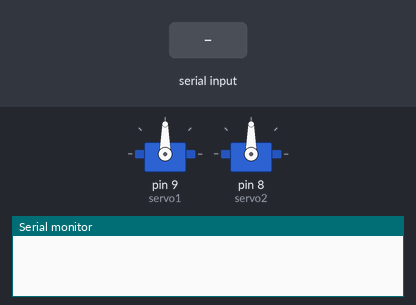
This sketch was run on a simulated Arduino Uno, built with avr-gcc and run on an emulated ATmega328P. Parts: 2 × servo, the last lines printed to the serial monitor. Inputs (shaded band) come from the test bench.

Above: at 1.2 s.
1.3 s: "90,45\n" received over Serial
At 1.76 s:
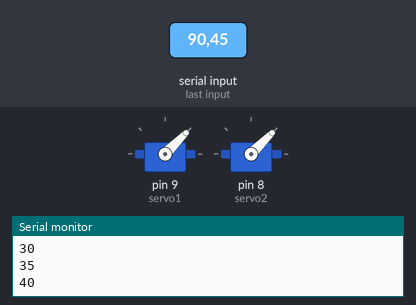
4.3 s: "30,150\n" received over Serial
At 5.8 s:
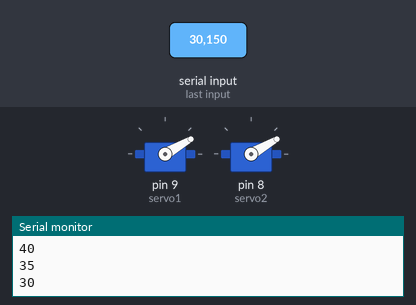
7.3 s: "5\n" received over Serial
At 8.3 s:
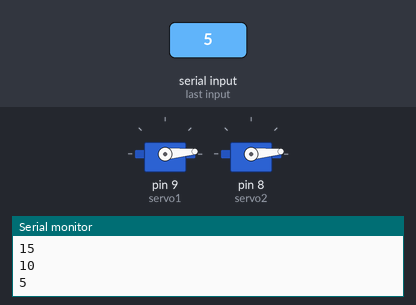
Timing chart, 0 to 10.3 s (numbered marks = the images above; inputs shaded):
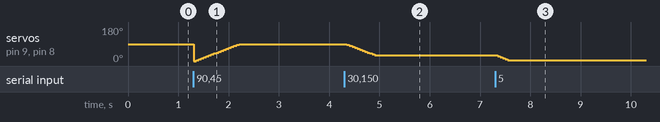

Measured:
- after the input at 4.3 s, servo on pin 9 (servo1), servo on pin 8 (servo2): moves from 90° to 30° over 0.55 s, starting after 0.05 s
- after the input at 7.3 s, servo on pin 9 (servo1), servo on pin 8 (servo2): 30° → 5° after 0.05 s

The sketch:

Servothreads.ino
```cpp
#include <Servo.h>
Servo servo1;
Servo servo2;
int currentPos = 0;
void setup() {
  Serial.begin(9600);
  servo1.attach(9);
  servo2.attach(8);


}
void servoWrite(int pos) {
  servo1.write(pos);
  servo2.write(pos);
  delay(50);
}
void serialReset(){
  Serial.end();
  Serial.begin(9600);
}

void loop() {
  while (Serial.available() < 1) {};
  Serial.print("inside");
  int temp = Serial.parseInt();
  while (temp > 180 || temp < -180 || temp == 0){
    temp = Serial.parseInt();
  }
  if (currentPos < temp) {
    for (int i = currentPos; i < temp + 1; i+=5) {
      servoWrite(i);
      Serial.println(i);
    }
    servoWrite(temp);
  }
  if (currentPos > temp) {
    for (int i = currentPos; i > temp - 1; i-=5) {
      servoWrite(i);
      Serial.println(i);
    }
    servoWrite(temp);
  }
  serialReset();
  currentPos = temp;

}
```
